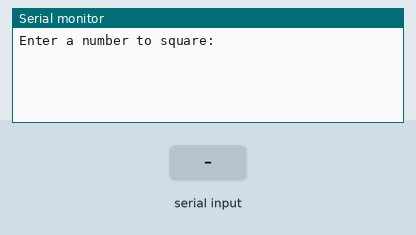
This sketch was run on a simulated Arduino Uno, built with avr-gcc and run on an emulated ATmega328P. On the bench: the last lines printed to the serial monitor. Inputs (shaded band) come from the test bench.

Above: at 1.2 s.
1.3 s: "90,45\n" received over Serial
At 2.2 s:
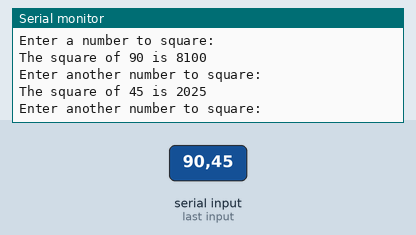
2.8 s: "30,150\n" received over Serial
At 4.3 s:
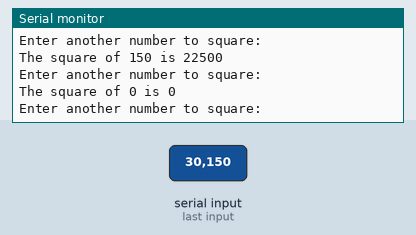
Timing chart, 0 to 5.8 s (numbered marks = the images above; inputs shaded):
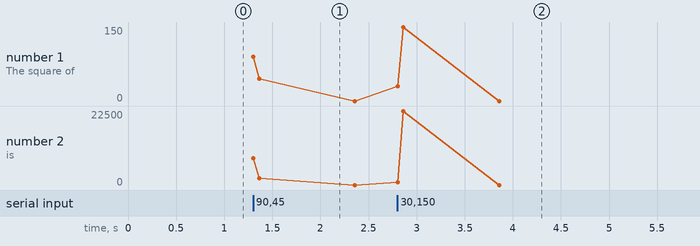

The sketch:

06-user-define-number-and-square.ino
```cpp
void setup() {
  Serial.begin(9600);
  Serial.println("Enter a number to square:");
}

void loop() {
  if (Serial.available() > 0) {
    int num = Serial.parseInt();
    int square = num * num;

    Serial.print("The square of ");
    Serial.print(num);
    Serial.print(" is ");
    Serial.println(square);

    Serial.println("Enter another number to square:");
  }
}
```

Measured:
- after the input at 1.3 s, the serial monitor: prints a new line at once (image 1)
- after the input at 2.8 s, the serial monitor: prints a new line at once (image 2)
